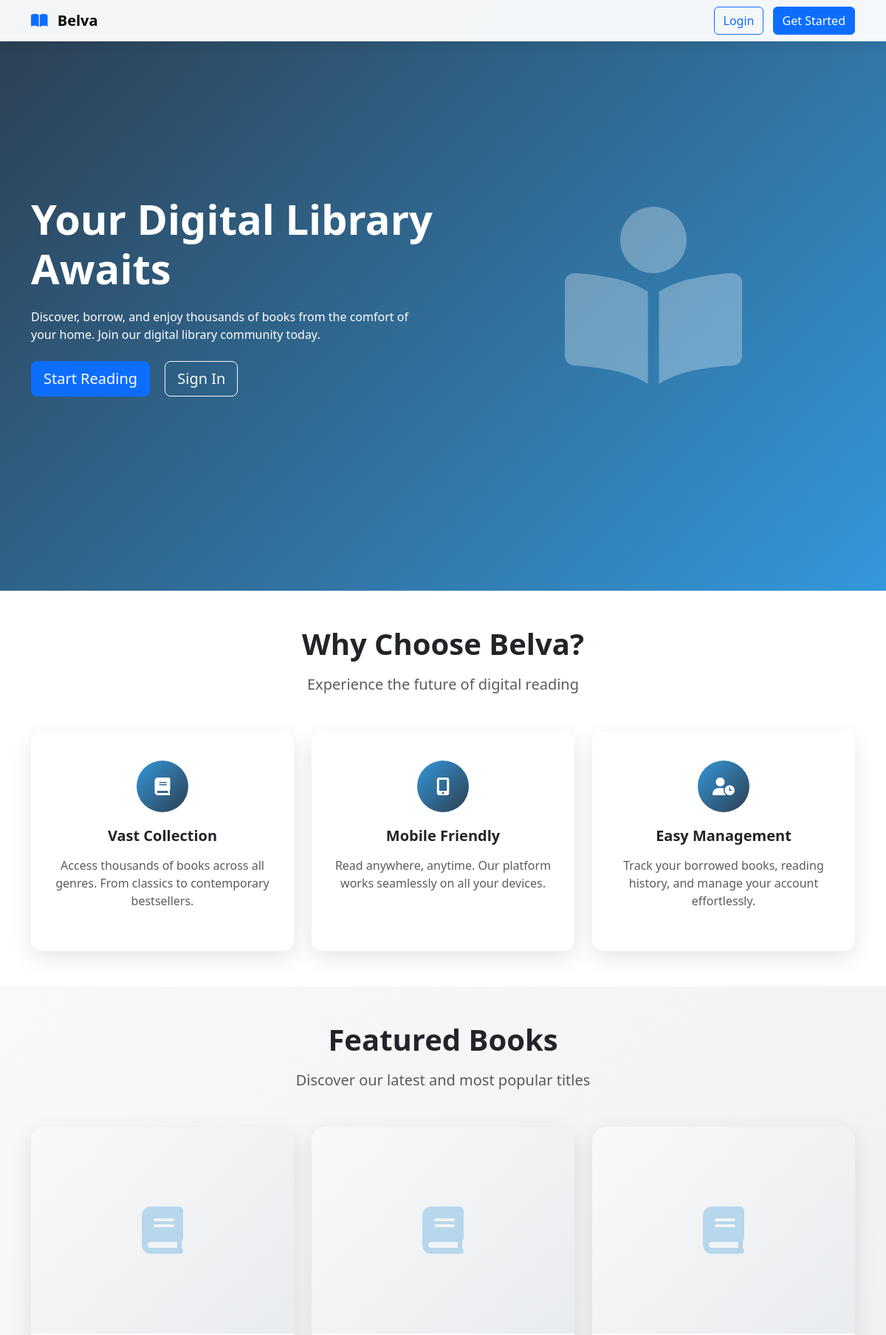
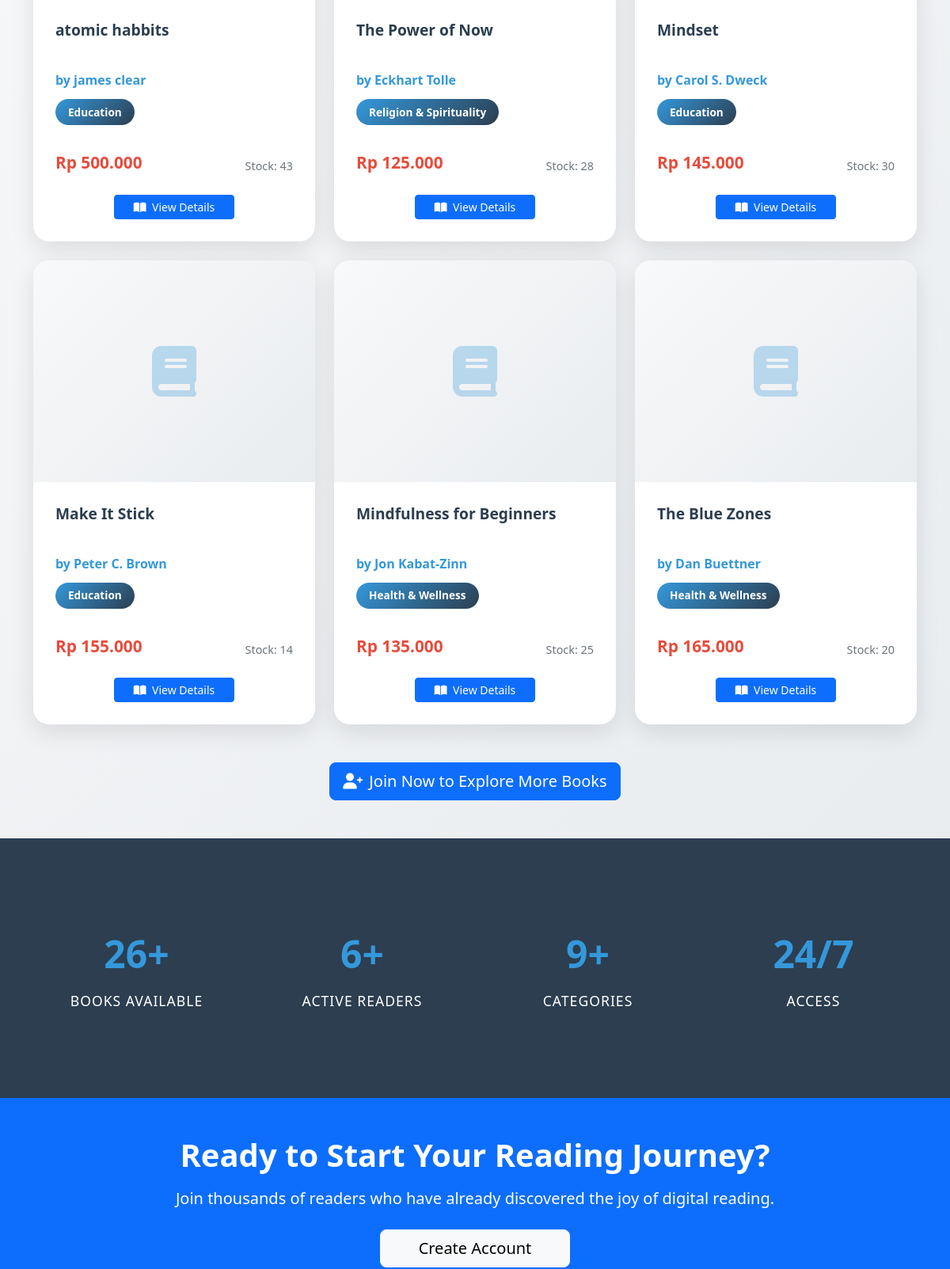
The page / (upper part) on the database its author committed (2 pictures, top to bottom).
### tables this page shows
CREATE TABLE `books` (
  `id` int(11) NOT NULL,
  `title` varchar(200) NOT NULL,
  `author` varchar(100) NOT NULL,
  `category_id` int(11) DEFAULT NULL,
  `description` text DEFAULT NULL,
  `price` decimal(10,2) NOT NULL,
  `stock` int(11) DEFAULT 0,
  `image` varchar(255) DEFAULT NULL,
  `created_at` timestamp NOT NULL DEFAULT current_timestamp()
);

CREATE TABLE `categories` (
  `id` int(11) NOT NULL,
  `name` varchar(100) NOT NULL,
  `description` text DEFAULT NULL,
  `created_at` timestamp NOT NULL DEFAULT current_timestamp()
);

### src/config/database.php (called while the page is built, shortened)
<?php
function formatRupiah($amount) {
    return "Rp " . number_format($amount, 0, ',', '.');
}
?>

### src/index.php (the view, shortened to what this page needs)
<?php
require_once 'config/database.php';
$pdo = getConnection();
$stmt = $pdo->prepare("SELECT b.*, c.name as category_name FROM books b
                       LEFT JOIN categories c ON b.category_id = c.id
                       WHERE b.stock > 0
                       ORDER BY b.created_at DESC LIMIT 6");
$stmt->execute();
$featured_books = $stmt->fetchAll(PDO::FETCH_ASSOC);
$stmt_books = $pdo->prepare("SELECT COUNT(*) as total FROM books");
$stmt_books->execute();
$total_books = $stmt_books->fetch(PDO::FETCH_ASSOC)['total'];
$stmt_users = $pdo->prepare("SELECT COUNT(*) as total FROM users WHERE role = 'user'");
$stmt_users->execute();
$total_users = $stmt_users->fetch(PDO::FETCH_ASSOC)['total'];
$stmt_categories = $pdo->prepare("SELECT COUNT(*) as total FROM categories");
$stmt_categories->execute();
$total_categories = $stmt_categories->fetch(PDO::FETCH_ASSOC)['total'];
?>
<!DOCTYPE html>
<html lang="en">
<head>
    <link href="https://cdn.jsdelivr.net/npm/bootstrap@5.3.0/dist/css/bootstrap.min.css" rel="stylesheet">
    <link href="https://cdnjs.cloudflare.com/ajax/libs/font-awesome/6.0.0/css/all.min.css" rel="stylesheet">
</head>
<body>
    <nav class="navbar navbar-expand-lg navbar-light fixed-top">
        <div class="container">
            <a class="navbar-brand fw-bold" href="#">
                <i class="fas fa-book-open text-primary me-2"></i>
                Belva
            </a>
            <div class="collapse navbar-collapse" id="navbarNav">
                <div class="ms-auto">
                    <a href="auth/login.php" class="btn btn-outline-primary me-2">Login</a>
                    <a href="auth/register.php" class="btn btn-primary">Get Started</a>
                </div>
            </div>
        </div>
    </nav>
    <section class="hero-section">
        <div class="container">
            <div class="row align-items-center">
                <div class="col-lg-6">
                    <div class="hero-content">
                        <h1 class="hero-title">Your Digital Library Awaits</h1>
                        <p class="hero-subtitle">Discover, borrow, and enjoy thousands of books from the comfort of your home. Join our digital library community today.</p>
                        <div class="mt-4">
                            <a href="auth/register.php" class="btn btn-primary btn-lg me-3">Start Reading</a>
                            <a href="auth/login.php" class="btn btn-outline-light btn-lg">Sign In</a>
                        </div>
                    </div>
                </div>
                <div class="col-lg-6 text-center">
                    <div class="hero-image">
                        <i class="fas fa-book-reader" style="font-size: 15rem; opacity: 0.3;"></i>
                    </div>
                </div>
            </div>
        </div>
    </section>
    <section class="py-5">
        <div class="container">
            <div class="text-center mb-5">
                <h2 class="display-6 fw-bold text-dark mb-3">Why Choose Belva?</h2>
                <p class="lead text-muted">Experience the future of digital reading</p>
            </div>
            <div class="row g-4">
                <div class="col-md-4">
                    <div class="feature-card text-center">
                        <div class="feature-icon">
                            <i class="fas fa-book"></i>
                        </div>
                        <h5 class="fw-bold mb-3">Vast Collection</h5>
                        <p class="text-muted">Access thousands of books across all genres. From classics to contemporary bestsellers.</p>
                    </div>
                </div>
                <div class="col-md-4">
                    <div class="feature-card text-center">
                        <div class="feature-icon">
                            <i class="fas fa-mobile-alt"></i>
                        </div>
                        <h5 class="fw-bold mb-3">Mobile Friendly</h5>
                        <p class="text-muted">Read anywhere, anytime. Our platform works seamlessly on all your devices.</p>
                    </div>
                </div>
                <div class="col-md-4">
                    <div class="feature-card text-center">
                        <div class="feature-icon">
                            <i class="fas fa-user-clock"></i>
                        </div>
                        <h5 class="fw-bold mb-3">Easy Management</h5>
                        <p class="text-muted">Track your borrowed books, reading history, and manage your account effortlessly.</p>
                    </div>
                </div>
            </div>
        </div>
    </section>
    <?php if (!empty($featured_books)): ?>
    <section class="py-5" style="background: linear-gradient(135deg, #f8f9fa 0%, #e9ecef 100%);">
        <div class="container">
            <div class="text-center mb-5">
                <h2 class="display-6 fw-bold text-dark mb-3">Featured Books</h2>
                <p class="lead text-muted">Discover our latest and most popular titles</p>
            </div>
            <div class="row g-4">
                <?php foreach ($featured_books as $book): ?>
                    <div class="col-lg-4 col-md-6">
                        <div class="book-card">
                            <div class="book-image-container">
                                <?php if (!empty($book['image'])): ?>
                                    <div class="book-placeholder" style="display: none;">
                                        <i class="fas fa-book"></i>
                                    </div>
                                <?php else: ?>
                                    <div class="book-placeholder">
                                        <i class="fas fa-book"></i>
                                    </div>
                                <?php endif; ?>
                            </div>
                            <div class="book-card-body">
                                <h5 class="book-title"><?= htmlspecialchars($book['title']) ?></h5>
                                <p class="book-author">by <?= htmlspecialchars($book['author']) ?></p>
                                <?php if ($book['category_name']): ?>
                                    <span class="book-category"><?= htmlspecialchars($book['category_name']) ?></span>
                                <?php endif; ?>
                                <div class="d-flex justify-content-between align-items-center mt-3">
                                    <div class="book-price"><?= formatRupiah($book['price']) ?></div>
                                    <small class="book-stock">Stock: <?= $book['stock'] ?></small>
                                </div>
                                <div class="mt-3 text-center">
                                    <a href="auth/login.php" class="btn btn-primary btn-sm px-4">
                                        <i class="fas fa-book-open me-1"></i> View Details
                                    </a>
                                </div>
                            </div>
                        </div>
                    </div>
                <?php endforeach; ?>
            </div>
            <div class="text-center mt-5">
                <a href="auth/register.php" class="btn btn-primary btn-lg">
                    <i class="fas fa-user-plus me-2"></i>Join Now to Explore More Books
                </a>
            </div>
        </div>
    </section>
    <?php endif; ?>
    <section class="stats-section">
        <div class="container">
            <div class="row">
                <div class="col-md-3">
                    <div class="stat-item">
                        <span class="stat-number"><?= number_format($total_books) ?>+</span>
                        <span class="stat-label">Books Available</span>
                    </div>
                </div>
                <div class="col-md-3">
                    <div class="stat-item">
                        <span class="stat-number"><?= number_format($total_users) ?>+</span>
                        <span class="stat-label">Active Readers</span>
                    </div>
                </div>
                <div class="col-md-3">
                    <div class="stat-item">
                        <span class="stat-number"><?= number_format($total_categories) ?>+</span>
                        <span class="stat-label">Categories</span>
                    </div>
                </div>
                <div class="col-md-3">
                    <div class="stat-item">
                        <span class="stat-number">24/7</span>
                        <span class="stat-label">Access</span>
                    </div>
                </div>
            </div>
        </div>
    </section>
    <section class="py-5 bg-primary text-white">
        <div class="container text-center">
            <h2 class="display-6 fw-bold mb-3">Ready to Start Your Reading Journey?</h2>
            <p class="lead mb-4">Join thousands of readers who have already discovered the joy of digital reading.</p>
            <a href="auth/register.php" class="btn btn-light btn-lg px-5">Create Account</a>
        </div>
    </section>
</body>
</html>

### src/index.php (style rules this page uses)
:root { --primary-color: #2c3e50; --secondary-color: #3498db; --accent-color: #e74c3c; --light-bg: #f8f9fa; }
body { font-family: 'Segoe UI', Tahoma, Geneva, Verdana, sans-serif; }
.hero-section { background: linear-gradient(135deg, var(--primary-color) 0%, var(--secondary-color) 100%); min-height: 100vh; display: flex; align-items: center; color: white; position: relative; overflow: hidden; }
.navbar { background: rgba(255, 255, 255, 0.95) !important; backdrop-filter: blur(10px); box-shadow: 0 2px 20px rgba(0, 0, 0, 0.1); }
.feature-card { background: white; border-radius: 15px; padding: 40px 30px; box-shadow: 0 10px 30px rgba(0, 0, 0, 0.1); transition: all 0.3s ease; border: none; height: 100%; }
.feature-icon { width: 70px; height: 70px; background: linear-gradient(135deg, var(--secondary-color), var(--primary-color)); border-radius: 50%; display: flex; align-items: center; justify-content: center; margin: 0 auto 20px; color: white; font-size: 24px; }
.hero-content { position: relative; z-index: 2; }
.hero-title { font-size: 3.5rem; font-weight: 700; margin-bottom: 20px; line-height: 1.2; }
.book-card { background: white; border-radius: 20px; overflow: hidden; box-shadow: 0 10px 30px rgba(0, 0, 0, 0.1); transition: all 0.4s ease; border: none; height: 100%; }
.book-image-container { height: 280px; background: linear-gradient(135deg, #f8f9fa, #e9ecef); display: flex; align-items: center; justify-content: center; position: relative; overflow: hidden; }
.book-placeholder { font-size: 4rem; color: var(--secondary-color); opacity: 0.3; }
.book-card-body { padding: 1.75rem; }
.book-title { font-size: 1.2rem; font-weight: 700; color: var(--primary-color); margin-bottom: 0.75rem; line-height: 1.3; height: 3.2rem; overflow: hidden; display: -webkit-box; -webkit-line-clamp: 2; -webkit-box-orient: vertical; }
.book-author { color: var(--secondary-color); font-weight: 600; margin-bottom: 0.75rem; }
.book-category { background: linear-gradient(135deg, var(--secondary-color), var(--primary-color)); color: white; padding: 0.4rem 1rem; border-radius: 20px; font-size: 0.85rem; font-weight: 600; display: inline-block; margin-bottom: 1rem; }
.book-price { font-size: 1.3rem; font-weight: 700; color: var(--accent-color); margin-bottom: 0.5rem; }
.book-stock { font-size: 0.9rem; color: #6c757d; }
.stats-section { background: var(--primary-color); color: white; padding: 80px 0; }
.stat-item { text-align: center; padding: 30px 20px; }
.stat-number { display: block; font-size: 3rem; font-weight: 800; color: #3498db; margin-bottom: 10px; }
.stat-label { display: block; font-size: 1.1rem; font-weight: 500; text-transform: uppercase; letter-spacing: 1px; }

### rows shown on the page
books: title "atomic habbits", author "james clear", category.name "Education", price "Rp 500.000", stock "43"
books: title "The Power of Now", author "Eckhart Tolle", category.name "Religion & Spirituality", price "Rp 125.000", stock "28"
books: title "Mindset", author "Carol S. Dweck", category.name "Education", price "Rp 145.000", stock "30"
books: title "Make It Stick", author "Peter C. Brown", category.name "Education", price "Rp 155.000", stock "14"
books: title "Mindfulness for Beginners", author "Jon Kabat-Zinn", category.name "Health & Wellness", price "Rp 135.000", stock "25"
books: title "The Blue Zones", author "Dan Buettner", category.name "Health & Wellness", price "Rp 165.000", stock "20"

### other values the page prints
$total_books "26"
$total_users "6"
$total_categories "9"
